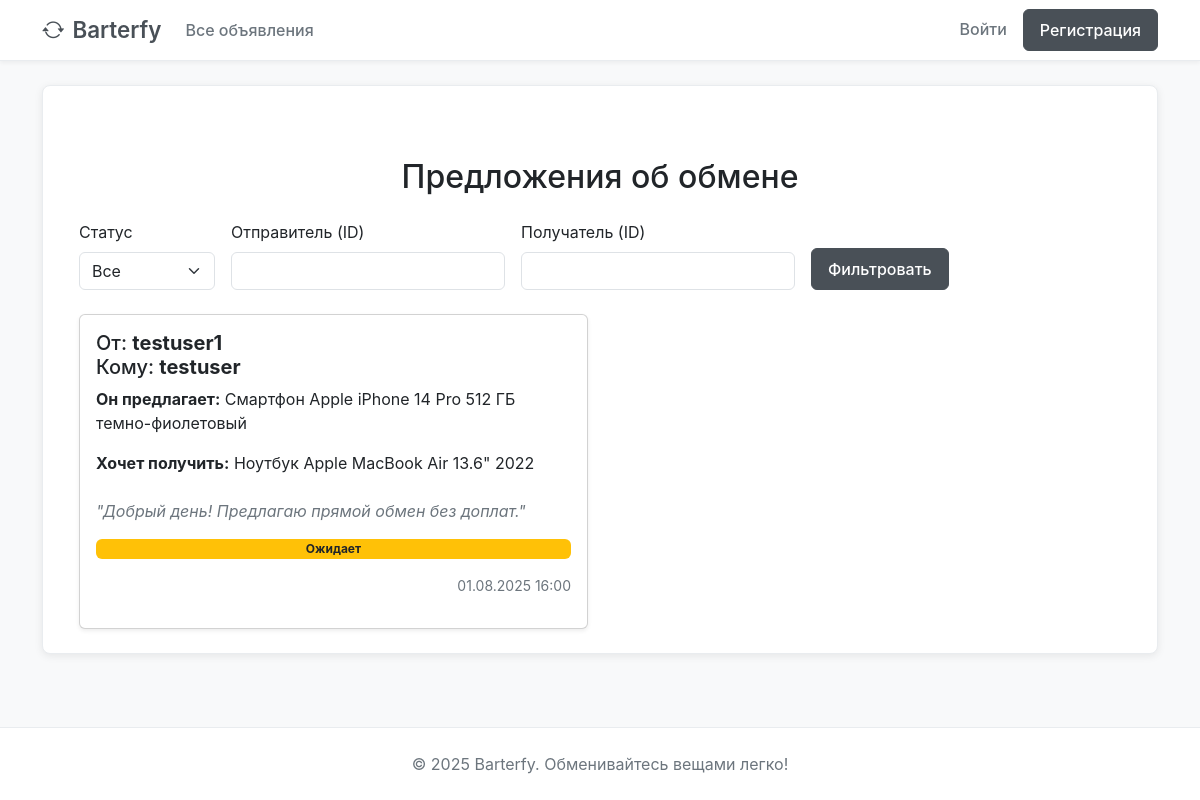
Page /ads/proposals_list/ on the committed database.
### ads/models.py (models this page shows, shortened)
class ExchangeProposal(models.Model):
    id = models.AutoField(primary_key=True)
    user = models.ForeignKey(User, on_delete=models.CASCADE,
                             default=None,
                             verbose_name='Пользователь')
    ad_sender = models.ForeignKey(Ad, on_delete=models.CASCADE,
                                  verbose_name='Предлагаемая вещь',
                                  related_name='sent_proposals',
                                  default=None)
    ad_receiver = models.ForeignKey(Ad, on_delete=models.CASCADE,
                                    verbose_name='Желаемая вещь',
                                    related_name='received_proposals',
                                    default=None)
    comment = models.CharField(max_length=200,
                               verbose_name='Комментарий')
    choices = [
        ('W', 'Ожидает'),
        ('Y', 'Принято'),
        ('N', 'Отклонено'),
    ]
    status = models.CharField(choices=choices, default='Ожидает',
                              verbose_name='Статус')
    created_at = models.DateTimeField(auto_now_add=True)

class Ad(models.Model):
    CATEGORY_CHOICES = [
        ('toys', 'Игрушки'),
        ('electronics', 'Электроника'),
        ('sports', 'Товары для спорта'),
        ('home', 'Товары для дома'),
        ('books', 'Книги и журналы'),
        ('clothes', 'Одежда'),
        ('other', 'Другое')
    ]
    CONDITION_CHOICES = [
        ('new', 'Новый'),
        ('used', 'Б/у')
    ]
    id = models.AutoField(primary_key=True)
    user = models.ForeignKey(User, on_delete=models.CASCADE,
                             default=None,
                             verbose_name='Пользователь')
    title = models.CharField(max_length=100,
                             verbose_name='Название')
    description = models.TextField(max_length=1000,
                                   verbose_name='Описание')
    image_url = models.ImageField(upload_to="images/",
                                blank=True,
                                null=True,
                                verbose_name='Фото')
    category = models.CharField(max_length=20,
                                choices=CATEGORY_CHOICES,
                                verbose_name='Категория')
    condition = models.CharField(max_length=10,
                                 choices=CONDITION_CHOICES,
                                 verbose_name='Состояние')
    created_at = models.DateTimeField(auto_now_add=True)

### ads/views.py (the view)
# urls.py: path('proposals_list/', views.proposal_page, name='proposals_list'),
def proposal_page(request):
    proposals = ExchangeProposal.objects.select_related('user', 'ad_sender', 'ad_receiver', 'ad_receiver__user')
    status = request.GET.get('status')
    sender_id = request.GET.get('sender', '')
    receiver_id = request.GET.get('receiver', '')
    if status:
        proposals = proposals.filter(status=status)
    if sender_id:
        proposals = proposals.filter(user__id=sender_id)
    if receiver_id:
        proposals = proposals.filter(ad_receiver__user__id=receiver_id)
    return render(request, 'ads/proposals_list.html', {
        'proposals': proposals,
        'status': status,
        'sender_id': sender_id,
        'receiver_id': receiver_id,
    })

### templates/ads/proposals_list.html (shortened to what this page needs)
{% extends 'ads/index.html' %}
{% block content %}
<div class="container mt-5">
    <h2 class="mb-4 text-center">Предложения об обмене</h2>
    <form method="get" class="row row-cols-lg-auto g-3 align-items-end mb-4">
        <div class="col">
            <label class="form-label">Статус</label>
            <select name="status" class="form-select">
                <option value="">Все</option>
            </select>
        </div>
        <div class="col">
            <label class="form-label">Отправитель (ID)</label>
            <input name="sender" type="text" class="form-control" value="{{ sender_id }}">
        </div>
        <div class="col">
            <label class="form-label">Получатель (ID)</label>
            <input name="receiver" type="text" class="form-control" value="{{ receiver_id }}">
        </div>
        <div class="col">
            <button type="submit" class="btn btn-primary">Фильтровать</button>
        </div>
    </form>
    {% if proposals %}
    <div class="row row-cols-1 row-cols-md-2 g-4">
        {% for proposal in proposals %}
        <div class="col">
            <div class="card shadow-sm h-100">
                <div class="card-body d-flex flex-column">
                    <h5 class="card-title">
                        От: <strong>{{ proposal.user.username }}</strong><br>
                        Кому: <strong>{{ proposal.ad_receiver.user.username }}</strong>
                    </h5>
                    <p><strong>Он предлагает:</strong> {{ proposal.ad_sender.title }}</p>
                    <p><strong>Хочет получить:</strong> {{ proposal.ad_receiver.title }}</p>
                    {% if proposal.comment %}
                        <p class="text-muted mt-2"><em>"{{ proposal.comment }}"</em></p>
                    {% endif %}
                    <span class="badge
                        {% if proposal.status == 'Y' %} bg-success
                        {% elif proposal.status == 'N' %} bg-danger
                        {% else %} bg-warning text-dark
                        {% endif %}">
                        {{ proposal.get_status_display }}
                    </span>
                    <p class="mt-3 text-end text-muted small">
                        {{ proposal.created_at|date:"d.m.Y H:i" }}
                    </p>
                </div>
            </div>
        </div>
        {% endfor %}
    </div>
    {% else %}
        <div class="text-center py-5">
            <i class="bi bi-inbox display-1 text-muted mb-3"></i>
            <h3 class="text-muted">Нет предложений</h3>
            <p class="text-muted mb-4">Попробуйте изменить фильтры.</p>
        </div>
    {% endif %}
</div>
{% endblock %}

### templates/ads/index.html (style rules this page uses)
html, body { height: 100%; }
body { font-family: -apple-system, BlinkMacSystemFont, 'Segoe UI', Roboto, sans-serif; background-color: #f8f9fa; color: #212529; display: flex; flex-direction: column; }
.btn { border-radius: 6px; font-weight: 500; padding: 0.5rem 1rem; transition: all 0.2s ease; }
.btn-primary { background-color: #495057; border-color: #495057; }
.text-muted { color: #6c757d !important; }

### rows in the picture
ExchangeProposal: user.username "testuser1", ad_receiver.user.username "testuser", ad_sender "Смартфон Apple iPhone 14 Pro 512 ГБ темно-фиолетовый", ad_receiver "Ноутбук Apple MacBook Air 13.6\" 2022", comment "Добрый день! Предлагаю прямой обмен без доплат.", status "Ожидает", created_at "01.08.2025 16:00"
